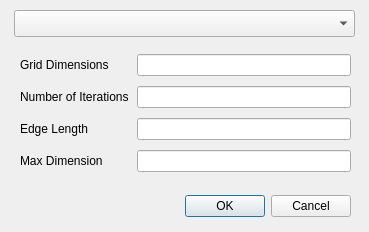
<?xml version="1.0" encoding="UTF-8"?>
<ui version="4.0">
 <class>HLSSurfaceDialog</class>
 <widget class="QDialog" name="HLSSurfaceDialog">
  <property name="geometry">
   <rect>
    <x>0</x>
    <y>0</y>
    <width>369</width>
    <height>232</height>
   </rect>
  </property>
  <property name="windowTitle">
   <string>Higher-Order Level Set Surface</string>
  </property>
  <widget class="QDialogButtonBox" name="buttonBox">
   <property name="geometry">
    <rect>
     <x>30</x>
     <y>190</y>
     <width>321</width>
     <height>32</height>
    </rect>
   </property>
   <property name="orientation">
    <enum>Qt::Horizontal</enum>
   </property>
   <property name="standardButtons">
    <set>QDialogButtonBox::Cancel|QDialogButtonBox::Ok</set>
   </property>
  </widget>
  <widget class="QComboBox" name="GeometryList">
   <property name="geometry">
    <rect>
     <x>14</x>
     <y>10</y>
     <width>341</width>
     <height>27</height>
    </rect>
   </property>
  </widget>
  <widget class="QWidget" name="gridLayoutWidget">
   <property name="geometry">
    <rect>
     <x>20</x>
     <y>50</y>
     <width>331</width>
     <height>128</height>
    </rect>
   </property>
   <layout class="QGridLayout" name="gridLayout">
    <property name="horizontalSpacing">
     <number>8</number>
    </property>
    <item row="0" column="0">
     <widget class="QLabel" name="DimensionLabel">
      <property name="text">
       <string>Grid Dimensions</string>
      </property>
     </widget>
    </item>
    <item row="0" column="1">
     <widget class="QLineEdit" name="DimensionEdit"/>
    </item>
    <item row="1" column="0">
     <widget class="QLabel" name="label">
      <property name="text">
       <string>Number of Iterations</string>
      </property>
     </widget>
    </item>
    <item row="2" column="0">
     <widget class="QLabel" name="label_2">
      <property name="text">
       <string>Edge Length</string>
      </property>
     </widget>
    </item>
    <item row="3" column="0">
     <widget class="QLabel" name="label_3">
      <property name="text">
       <string>Max Dimension</string>
      </property>
     </widget>
    </item>
    <item row="1" column="1">
     <widget class="QLineEdit" name="IterationsEdit"/>
    </item>
    <item row="2" column="1">
     <widget class="QLineEdit" name="EdgeLengthEdit"/>
    </item>
    <item row="3" column="1">
     <widget class="QLineEdit" name="MaxDimEdit"/>
    </item>
   </layout>
  </widget>
 </widget>
 <resources/>
 <connections>
  <connection>
   <sender>buttonBox</sender>
   <signal>accepted()</signal>
   <receiver>HLSSurfaceDialog</receiver>
   <slot>accept()</slot>
   <hints>
    <hint type="sourcelabel">
     <x>248</x>
     <y>254</y>
    </hint>
    <hint type="destinationlabel">
     <x>157</x>
     <y>274</y>
    </hint>
   </hints>
  </connection>
  <connection>
   <sender>buttonBox</sender>
   <signal>rejected()</signal>
   <receiver>HLSSurfaceDialog</receiver>
   <slot>reject()</slot>
   <hints>
    <hint type="sourcelabel">
     <x>316</x>
     <y>260</y>
    </hint>
    <hint type="destinationlabel">
     <x>286</x>
     <y>274</y>
    </hint>
   </hints>
  </connection>
 </connections>
</ui>
